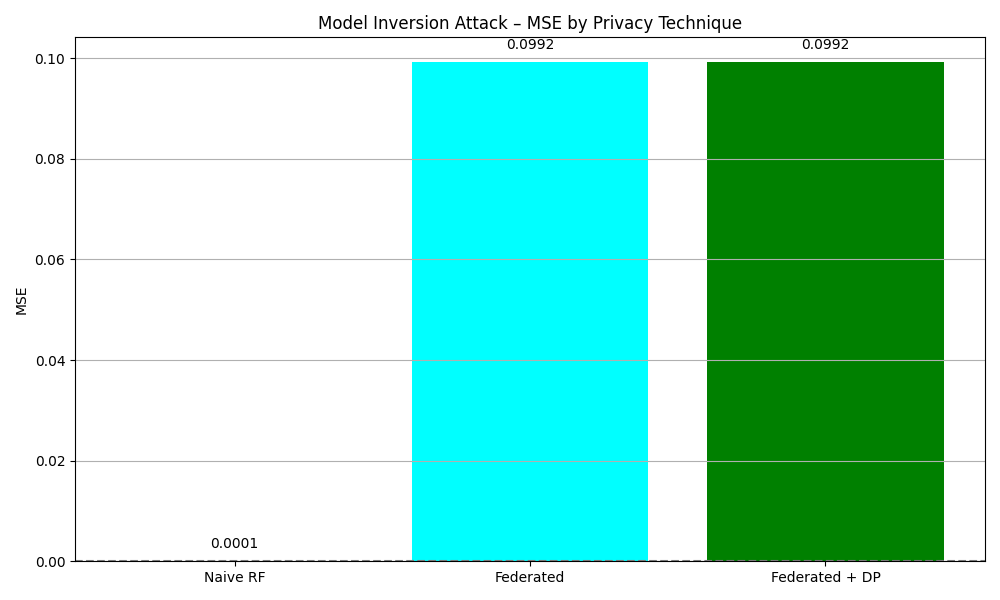

Write Python code to recreate this figure.
import matplotlib.pyplot as plt

models = ["Naive RF", "Federated", "Federated + DP"]
mse_scores = [0.0001, 0.0992, 0.0992]

plt.figure(figsize=(10, 6))
bars = plt.bar(models, mse_scores, color=['blue', 'cyan', 'green'])
plt.axhline(y=0.0, linestyle='--', color='gray')
plt.ylabel("MSE")
plt.title("Model Inversion Attack – MSE by Privacy Technique")

# Annotate values
for bar in bars:
    yval = bar.get_height()
    plt.text(bar.get_x() + bar.get_width() / 2, yval + 0.002, f"{yval:.4f}", ha='center', va='bottom')

plt.grid(axis='y')
plt.tight_layout()
plt.savefig("inversion_comparison_mse.png")
plt.show()
